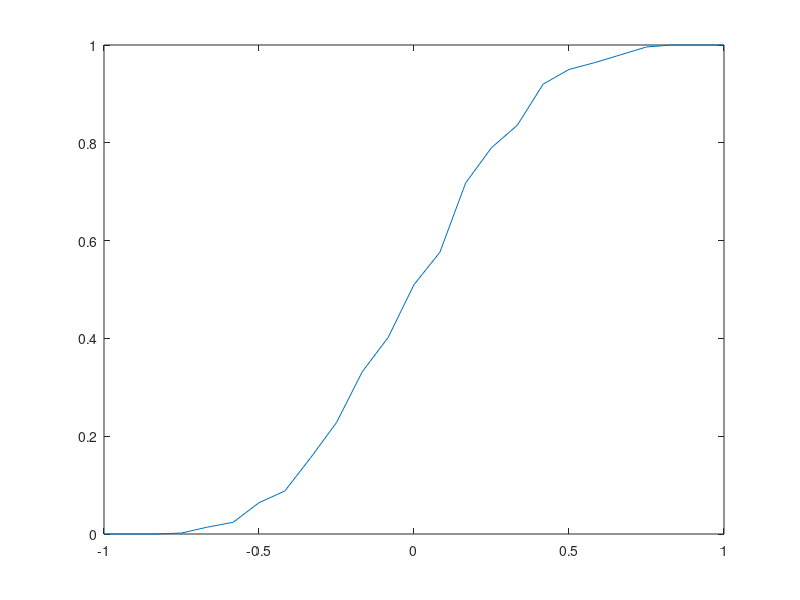
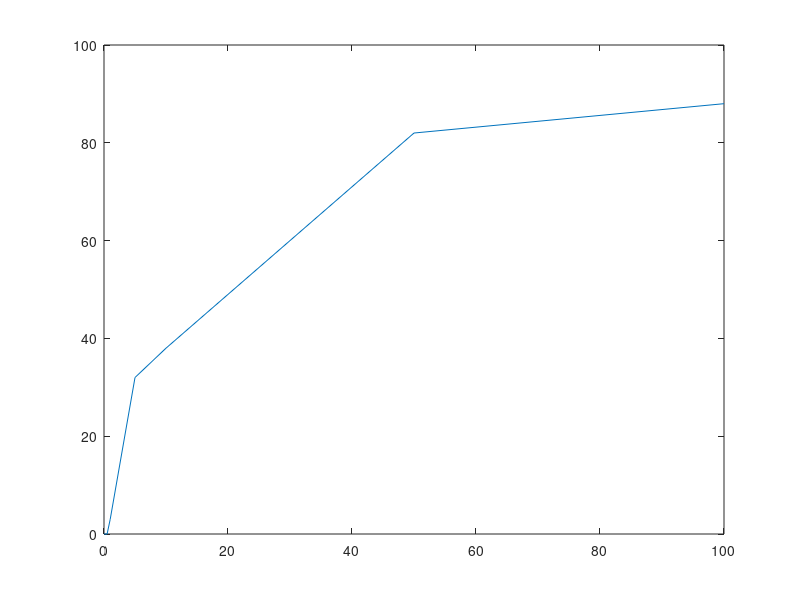

MATLAB code to generate these figures, in order:
% first attempt at landscape simulation, 1D

% potential:
% V = x^4/4 + a x^2/2   
% a is the landscape parameter

x = -2:0.1:2;
a = 2;
b = 0;
V = @(x) x.^4/4 - a*x.^2/2;

plot(x,V(x));

%% force
% F = -dV/dx + b
% b is landscape tilt: default bias + activin

F = @(x,b) -x.^3 + a*x - b;

plot(x,V(x) + b.*x,'r')
hold on
plot(x,F(x,b))
hold off
legend('potential','force')

%% Euler-Maruyama integration
%
% dx/dt = c F
% we assume we can place the initial condition in the middle of the
% symmetric background landscape

b = -0.2;
c = 1;
Ncells = 500;
dt = 0.01;
tmax = 5;
timax = ceil(tmax/dt);
t = dt*(1:timax);
D = 0.05; % noise strength;

x0 = zeros([Ncells 1]);
noise = randn([Ncells timax]);
X = zeros([Ncells timax]);

X(:,1) = x0;
for ti = 2:timax
    X(:,ti) = X(:,ti-1) + c*F(X(:,ti-1),b)*dt + sqrt(2*D*dt)*noise(:,ti); 
end

% visualize trajectories
plot(x,V(x)+b.*x, '-k','LineWidth',2)
hold on
plot(X',t)
hold off
xlim([x(1) x(end)])
xlabel('space');
ylabel('time');
legend('landscape', 'Location', 'SouthWest')
set(gcf,'color','w');
set(gca, 'LineWidth', 2);
fs = 15;
set(gca,'FontSize', fs)
set(gca,'FontWeight', 'bold')

%% visualize final distribution

hist(X(:,end),50)

sum(X(:,end)>0)
sum(X(:,end)<0)

%% fraction in left well vs b

N = 25;
bval = linspace(-1,1,N);
Rfrac = zeros([1 N]);

for bi = 1:N;
    % run simulation for different b values and plot fracion in some well
    
    b = bval(bi);
    
    x0 = zeros([Ncells 1]);
    noise = randn([Ncells timax]);
    X = zeros([Ncells timax]);

    X(:,1) = x0;
    for ti = 2:timax
        X(:,ti) = X(:,ti-1) + c*F(X(:,ti-1),b)*dt + sqrt(2*D*dt)*noise(:,ti); 
    end
    
    Rfrac(bi) = sum(X(:,end) < 0)/Ncells;
end

plot(bval,Rfrac)

%% fit some data

% roughly, just to get the principles right
act = [0 0.5 1 5 10 50 100];
endo = [0 0 3 32 38 82 88];

figure, plot(act, endo)
